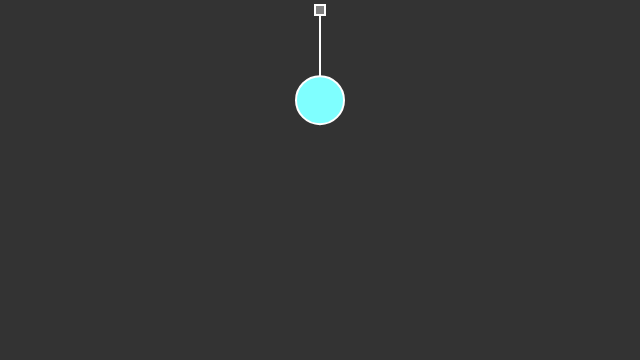
Frame 1 (no input)
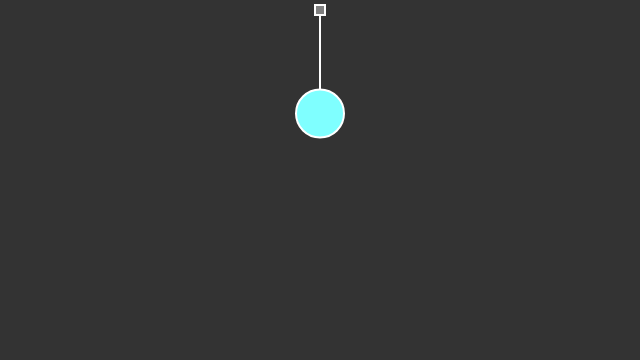
Frame 60 (no input)
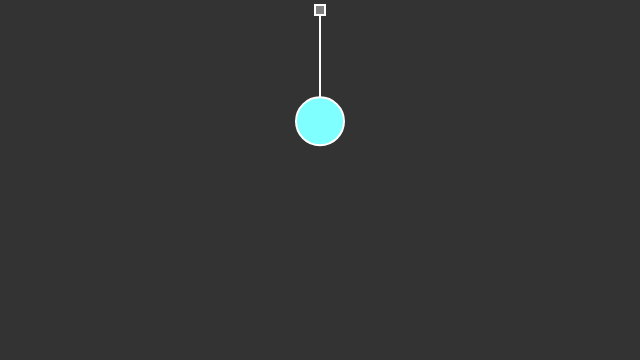
Frame 120 (the mouse pressed at the canvas centre since frame 60)

The p5.js sketch that drew these frames (run headless with seeded random() and noise() and a simulated clock; from frame 60 on, the mouse is pressed at the canvas centre):

// p5.js sketch
// ── sketch.js

// The Nature of Code
// Daniel Shiffman
// http://natureofcode.com

// Mover object
let bob;

// Spring object
let spring;

function setup() {
  createCanvas(640, 360);
  setFrameRate(60);
  // Create objects at starting position
  // Note third argument in Spring constructor is "rest length"
  spring = new Spring(width / 2, 10, 100);
  bob = new Bob(width / 2, 100);
}


function draw() {

  background(51);

  // Apply a gravity force to the bob
  let gravity = createVector(0, 2);
  bob.applyForce(gravity);

  // Connect the bob to the spring (this calculates the force)
  spring.connect(bob);
  // Constrain spring distance between min and max
  spring.constrainLength(bob, 30, 200);

  // Update bob
  bob.update();

  // Draw everything
  spring.displayLine(bob); // Draw a line between spring and bob
  bob.display();
  spring.display();


}

function mousePressed() {
  bob.handleClick(mouseX, mouseY);
}

function mouseDragged() {
  bob.handleDrag(mouseX, mouseY);
}

function mouseReleased() {
  bob.stopDragging();
}
// ── bob.js
// Bob object, just like our regular Mover (location, velocity, acceleration, mass)

class Bob {

    constructor(x, y) {
        this.position = createVector(x, y);
        this.velocity = createVector();
        this.acceleration = createVector();
        this.mass = 24;
        // Arbitrary damping to simulate friction / drag
        this.damping = 0.98;
        // For user interaction
        this.dragOffset = createVector();
        this.dragging = false;
    }

    // Standard Euler integration
    update() {
        this.velocity.add(this.acceleration);
        this.velocity.mult(this.damping);
        this.position.add(this.velocity);
        this.acceleration.mult(0);
    }

    // Newton's law: F = M * A
    applyForce(force) {
        let f = force.copy();
        f.div(this.mass);
        this.acceleration.add(f);
    }

    // Draw the bob
    display() {
        stroke(255);
        strokeWeight(2);
        fill(127, 255, 255);
        if (this.dragging) {
            fill(200);
        }
        ellipse(this.position.x, this.position.y, this.mass * 2, this.mass * 2);
    }

    handleClick(mx, my) {
        let d = dist(mx, my, this.position.x, this.position.y);
        if (d < this.mass) {
            this.dragging = true;
            this.dragOffset.x = this.position.x - mx;
            this.dragOffset.y = this.position.y - my;
        }
    }

    stopDragging() {
        this.dragging = false;
    }

    handleDrag(mx, my) {
        if (this.dragging) {
            this.position.x = mx + this.dragOffset.x;
            this.position.y = my + this.dragOffset.y;
        }
    }
}
// ── spring.js
// Nature of Code
// Daniel Shiffman
// Chapter 3: Oscillation

// Object to describe an anchor point that can connect to "Bob" objects via a spring
// Thank you: http://www.myphysicslab.com/spring2d.html

class Spring {

    constructor(x, y, l) {
        this.anchor = createVector(x, y);
        this.restLength = l;
        this.k = 0.2;
    }
    // Calculate and apply spring force
    connect(b) {
        // Vector pointing from anchor to bob location
        let force = p5.Vector.sub(b.position, this.anchor);
        // What is distance
        let d = force.mag();
        // Stretch is difference between current distance and rest length
        let stretch = d - this.restLength;

        // Calculate force according to Hooke's Law
        // F = k * stretch
        force.normalize();
        force.mult(-1 * this.k * stretch);
        b.applyForce(force);
    }

    // Constrain the distance between bob and anchor between min and max
    constrainLength(b, minLength, maxLength) {
        let dir = p5.Vector.sub(b.position, this.anchor);
        let d = dir.mag();
        // Is it too short?
        if (d < minLength) {
            dir.normalize();
            dir.mult(minLength);
            // Reset location and stop from moving (not realistic physics)
            b.position = p5.Vector.add(this.anchor, dir);
            b.velocity.mult(0);
            // Is it too long?
        } else if (d > maxLength) {
            dir.normalize();
            dir.mult(maxLength);
            // Reset location and stop from moving (not realistic physics)
            b.position = p5.Vector.add(this.anchor, dir);
            b.velocity.mult(0);
        }
    }

    // Constrain the distance between bob and anchor between min and max
    constrainLength(bob, minlen, maxlen) {
        let dir = p5.Vector.sub(bob.position, this.anchor);
        let d = dir.mag();
        // Is it too short?
        if (d < minlen) {
            dir.normalize();
            dir.mult(minlen);
            // Reset position and stop from moving (not realistic physics)
            bob.position = p5.Vector.add(anchor, dir);
            bob.velocity.mult(0);
            // Is it too long?
        } else if (d > maxlen) {
            dir.normalize();
            dir.mult(maxlen);
            // Reset position and stop from moving (not realistic physics)
            bob.position = p5.Vector.add(this.anchor, dir);
            bob.velocity.mult(0);
        }
    }

    display() {
        stroke(255);
        fill(127);
        strokeWeight(2);
        rectMode(CENTER);
        rect(this.anchor.x, this.anchor.y, 10, 10);
    }

    displayLine(b) {
        strokeWeight(2);
        stroke(255);
        line(b.position.x, b.position.y, this.anchor.x, this.anchor.y);
    }
}
